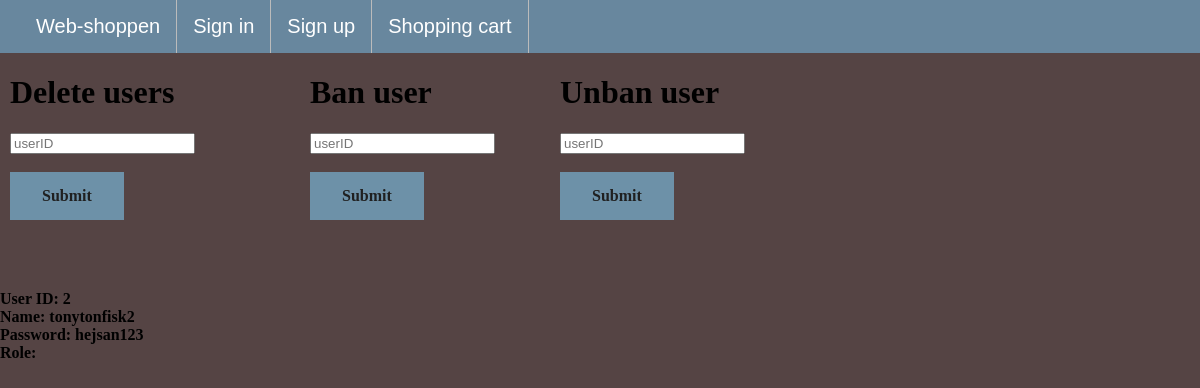
The app's page /manageUsers.php, older data.
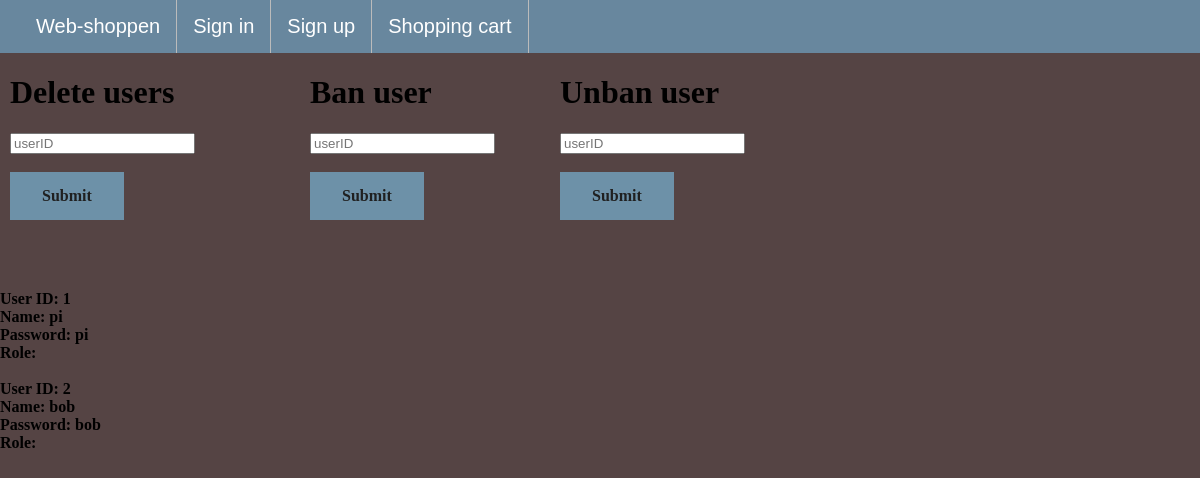
The same page, newer data.
### tables this page shows
CREATE TABLE IF NOT EXISTS `customer` (
  `idCustomer` int(11) NOT NULL AUTO_INCREMENT,
  `username` varchar(45) NOT NULL,
  `password` varchar(45) DEFAULT NULL,
  `forname` varchar(45) DEFAULT NULL,
  `lastname` varchar(45) DEFAULT NULL,
  `phoneNr` varchar(45) DEFAULT NULL,
  `address` varchar(45) DEFAULT NULL,
  `email` varchar(45) DEFAULT NULL,
  PRIMARY KEY (`idCustomer`)
);

### manageUsers.php (the view, shortened to what this page needs)
<?php
	include_once 'includes/dbHandler.php';
	include_once 'includes/overlay.php';
?>
<!DOCTYPE html>
<html>
<head> <link rel="stylesheet" href="design/index.css?v=<?php echo time(); ?>"> </head>
<body>
<div class = "menu1">
<h1>Delete users</h1>
<form action = "includes/deleteUsers.php" method = "POST">
  <input type="text" name="userID" placeholder="userID"><br><br>
  <button class = "button" type="submit" value="Submit"> Submit </button>
</form>
</div>
<div class = "menu2">
<h1> Ban user</h1>
<form action = "includes/ban.php" method = "POST">
  <input type="text" name="userID" placeholder="userID"><br><br>
  <button name = "removeB" class="button" type="submit" value="Submit"> Submit </button>
</form>
</div>
<div class = "menu3">
<h1>Unban user </h1>
<form action = "includes/unban.php" method = "POST">
  <input type="text" name="userID" placeholder="userID"><br><br>
  <button name = "removeB" class="button" type="submit" value="Submit"> Submit </button>
</form>
</div>
<div class = "printout">
<b>
<p>
<?php
	$sql = "SELECT * FROM customer;";
	$result = mysqli_query($conn, $sql);
	$checkResult = mysqli_num_rows($result);
	if($checkResult > 0){
		while($row = mysqli_fetch_assoc($result)){
			echo "<br>" . "User ID: " . $row['idCustomer'] . "<br>";
			echo "Name: " . $row['username'] . "<br>";
			echo "Password: " . $row['password'] . "<br>";
            echo "Role: " . $row['user_type'] . "<br>";
		}
	}
?>
</p>
</b>
</div>
</body>
</html>

Row changes from the older to the newer data that the page shows:
added customer: idCustomer "1", username "pi", password "pi"
changed customer id 2: username "tonytonfisk2" → "bob"; password "hejsan123" → "bob"
